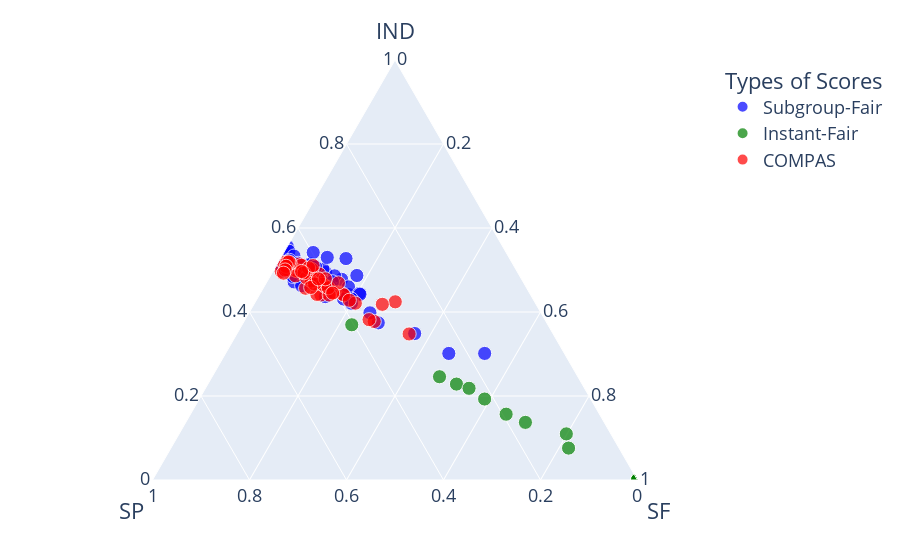

This figure's notebook cell:
### Code cell
metric=pd.read_csv("COMPAS3_metric.csv")
metric=metric.replace('subgroup-fair','Subgroup-Fair')
metric=metric.replace('instant-fair','Instant-Fair')
metric=metric.reindex(index=[0,2,1]+[*range(3,metric.shape[0])])
fig = px.scatter_ternary(metric, a="IND", b="SP", c="SF", hover_name="type",
color="type", size=[2]*150,size_max=10,color_discrete_map = {"COMPAS": "red", "Subgroup-Fair": "blue","Instant-Fair":"green"},
labels={'type':'Types of Scores'})

fig.update_layout(
    font=dict(
        size=18,
    )
)

plt.rcParams['pdf.fonttype'] = 42
plt.rcParams['ps.fonttype'] = 42
fig.show()
fig.write_image("compas_metric.pdf")

### Figure 1 — Plotly figure (JSON) as saved in the notebook; plotly's stock layout.template omitted (floating-point values rounded to 4 significant figures)
{"data": [{"a": [0.2248, 0.3207, 0.3242, 0.2618, 0.3296, 0.1523, 0.2935, 0.3787, 0.3618, 0.4346, 0.2364, 0.3631, 0.3493, 0.3351, 0.3651, 0.3505, 0.4411, 0.2883, 0.4519, 0.3008, 0.2505, 0.2152, 0.2976, 0.1904, 0.2493, 0.2843, 0.2596, 0.314, 0.1418, 0.3026, 0.3464, 0.3601, 0.2572, 0.4067, 0.3236, 0.3431, 0.2466, 0.4473, 0.3398, 0.2812, 0.1747, 0.3429, 0.2783, 0.2758, 0.2749, 0.3045, 0.2933, 0.5592, 0.4465, 0.3735], "b": [0.2251, 0.2491, 0.2814, 0.2222, 0.306, 0.122, 0.246, 0.3551, 0.3155, 0.3458, 0.2283, 0.362, 0.2742, 0.2955, 0.2976, 0.3176, 0.3561, 0.2523, 0.4064, 0.2754, 0.1983, 0.1719, 0.2638, 0.1513, 0.1974, 0.2526, 0.2233, 0.2865, 0.07737, 0.2448, 0.2839, 0.2983, 0.2243, 0.3494, 0.2887, 0.3007, 0.1578, 0.4286, 0.2496, 0.2405, 0.1382, 0.2803, 0.1968, 0.253, 0.239, 0.2536, 0.2019, 0.5451, 0.3903, 0.3368], "c": [0.02676, 0.1014, 0.125, 0.1086, 0.2452, 0.0338, 9.516e-09, 0.006977, 0.08919, 0.1647, 0.02294, 0.05986, 0.09514, 0.03711, 0.04773, 0.1453, 0.06034, 0.02885, 0.03454, 0.02422, 0.1153, 1.067e-08, 0.1865, 0.08901, 0.04986, 0.06462, 0.03938, 0.08802, 0.2513, 0.04938, 0.005684, 0.01698, 0.01031, 0.04607, 0.03125, 0.1024, 0.06331, 0.02288, 0.03799, 0.02338, 0.2669, 0.36, 0.05005, 0.01389, 0.1239, 0.0871, 0.1071, 0.1766, 0.09585, 0.1773], "hovertemplate": "<b>%{hovertext}</b><br><br>Types of Scores=Subgroup-Fair<br>IND=%{a}<br>SP=%{b}<br>SF=%{c}<br>size=%{marker.size}<extra></extra>", "hovertext": ["Subgroup-Fair", "Subgroup-Fair", "Subgroup-Fair", "Subgroup-Fair", "Subgroup-Fair", "Subgroup-Fair", "Subgroup-Fair", "Subgroup-Fair", "Subgroup-Fair", "Subgroup-Fair", "Subgroup-Fair", "Subgroup-Fair", "Subgroup-Fair", "Subgroup-Fair", "Subgroup-Fair", "Subgroup-Fair", "Subgroup-Fair", "Subgroup-Fair", "Subgroup-Fair", "Subgroup-Fair", "Subgroup-Fair", "Subgroup-Fair", "Subgroup-Fair", "Subgroup-Fair", "Subgroup-Fair", "Subgroup-Fair", "Subgroup-Fair", "Subgroup-Fair", "Subgroup-Fair", "Subgroup-Fair", "Subgroup-Fair", "Subgroup-Fair", "Subgroup-Fair", "Subgroup-Fair", "Subgroup-Fair", "Subgroup-Fair", "Subgroup-Fair", "Subgroup-Fair", "Subgroup-Fair", "Subgroup-Fair", "Subgroup-Fair", "Subgroup-Fair", "Subgroup-Fair", "Subgroup-Fair", "Subgroup-Fair", "Subgroup-Fair", "Subgroup-Fair", "Subgroup-Fair", "Subgroup-Fair", "Subgroup-Fair"], "legendgroup": "Subgroup-Fair", "marker": {"color": "blue", "size": [2, 2, 2, 2, 2, 2, 2, 2, 2, 2, 2, 2, 2, 2, 2, 2, 2, 2, 2, 2, 2, 2, 2, 2, 2, 2, 2, 2, 2, 2, 2, 2, 2, 2, 2, 2, 2, 2, 2, 2, 2, 2, 2, 2, 2, 2, 2, 2, 2, 2], "sizemode": "area", "sizeref": 0.02, "symbol": "circle"}, "mode": "markers", "name": "Subgroup-Fair", "showlegend": true, "subplot": "ternary", "type": "scatterternary"}, {"a": [0.1064, 0.0989, 0, 0, 0, 0.04651, 0.1146, 0, 0.02299, 0, 0, 0, 0.02353, 0, 0, 0, 0, 0, 0, 0, 0, 0, 0, 0.02222, 0, 0, 0, 0, 0, 0, 0, 0, 0, 0, 0.03488, 0, 0, 0, 0, 0, 0.07527, 0, 0, 0, 0, 0, 0, 0, 0, 0], "b": [0.1164, 0.1122, 2.592e-09, 1.701e-09, 9.827e-10, 0.05074, 0.1329, 2.673e-09, 0.01923, 2.305e-09, 2.369e-09, 4.303e-09, 0.03226, 5.66e-10, 1.73e-09, 2.104e-09, 1.424e-09, 3.03e-09, 4.229e-09, 2.814e-09, 2.305e-09, 2.308e-09, 2.104e-09, 0.02632, 2.637e-09, 1.424e-09, 4.383e-09, 6.62e-10, 3.047e-09, 1.742e-09, 1.942e-09, 1.032e-09, 3.407e-09, 5.447e-10, 0.04286, 2.273e-09, 8.013e-10, 3.571e-09, 1.61e-09, 1.471e-09, 0.08542, 1.424e-09, 4.342e-10, 2.183e-09, 2.02e-09, 0, 1.16e-09, 1.628e-09, 5.66e-10, 2.936e-09], "c": [0.06509, 0.222, 0.1229, 0.1503, 0.1509, 0.1158, 0.2185, 0.09381, 0.1672, 0.2134, 0.03043, 0.006329, 0.2541, 0.1205, 0.1851, 0.1143, 0.2158, 0.1105, 0.1265, 0.1019, 0.1627, 0.1252, 0.1694, 0.1134, 0.1435, 0.1225, 0.1094, 0.1322, 0.209, 0.1641, 0.1596, 0.1784, 0.09406, 0.1912, 0.1449, 0.1389, 0.242, 0.08889, 0.2203, 0.1177, 0.2298, 0.2896, 0.1825, 0.07819, 0.1521, 0.1715, 0.2313, 0.09434, 0.2339, 0.1621], "hovertemplate": "<b>%{hovertext}</b><br><br>Types of Scores=Instant-Fair<br>IND=%{a}<br>SP=%{b}<br>SF=%{c}<br>size=%{marker.size}<extra></extra>", "hovertext": ["Instant-Fair", "Instant-Fair", "Instant-Fair", "Instant-Fair", "Instant-Fair", "Instant-Fair", "Instant-Fair", "Instant-Fair", "Instant-Fair", "Instant-Fair", "Instant-Fair", "Instant-Fair", "Instant-Fair", "Instant-Fair", "Instant-Fair", "Instant-Fair", "Instant-Fair", "Instant-Fair", "Instant-Fair", "Instant-Fair", "Instant-Fair", "Instant-Fair", "Instant-Fair", "Instant-Fair", "Instant-Fair", "Instant-Fair", "Instant-Fair", "Instant-Fair", "Instant-Fair", "Instant-Fair", "Instant-Fair", "Instant-Fair", "Instant-Fair", "Instant-Fair", "Instant-Fair", "Instant-Fair", "Instant-Fair", "Instant-Fair", "Instant-Fair", "Instant-Fair", "Instant-Fair", "Instant-Fair", "Instant-Fair", "Instant-Fair", "Instant-Fair", "Instant-Fair", "Instant-Fair", "Instant-Fair", "Instant-Fair", "Instant-Fair"], "legendgroup": "Instant-Fair", "marker": {"color": "green", "size": [2, 2, 2, 2, 2, 2, 2, 2, 2, 2, 2, 2, 2, 2, 2, 2, 2, 2, 2, 2, 2, 2, 2, 2, 2, 2, 2, 2, 2, 2, 2, 2, 2, 2, 2, 2, 2, 2, 2, 2, 2, 2, 2, 2, 2, 2, 2, 2, 2, 2], "sizemode": "area", "sizeref": 0.02, "symbol": "circle"}, "mode": "markers", "name": "Instant-Fair", "showlegend": true, "subplot": "ternary", "type": "scatterternary"}, {"a": [0.1687, 0.4635, 0.3505, 0.3008, 0.3707, 0.222, 0.2622, 0.4137, 0.3388, 0.569, 0.3759, 0.3631, 0.5061, 0.4165, 0.4984, 0.3378, 0.5226, 0.3495, 0.4947, 0.3935, 0.3968, 0.2748, 0.4868, 0.2571, 0.462, 0.3293, 0.332, 0.3493, 0.2463, 0.3545, 0.4254, 0.5359, 0.3877, 0.3529, 0.2975, 0.4746, 0.3994, 0.5063, 0.4415, 0.2964, 0.2348, 0.4696, 0.3904, 0.433, 0.3637, 0.3429, 0.3072, 0.6195, 0.4465, 0.4285], "b": [0.1686, 0.3966, 0.3211, 0.2627, 0.3477, 0.1998, 0.2197, 0.4061, 0.2963, 0.5157, 0.3678, 0.3616, 0.4542, 0.3927, 0.4538, 0.3179, 0.4473, 0.3156, 0.4495, 0.3738, 0.3769, 0.2444, 0.4335, 0.2267, 0.4094, 0.3028, 0.2956, 0.321, 0.1668, 0.3167, 0.3762, 0.4951, 0.3558, 0.3135, 0.2654, 0.4399, 0.3353, 0.4911, 0.3724, 0.2649, 0.2005, 0.3824, 0.3162, 0.4126, 0.3255, 0.2893, 0.2328, 0.6085, 0.3903, 0.3909], "c": [0.03228, 0.04167, 0.01136, 0.1162, 0.2637, 0.07498, 0.05246, 0.119, 0.1336, 0.05842, 0.01282, 0.0969, 0.136, 0.1362, 0.04773, 0.01844, 0.05281, 0.06453, 0.009929, 0.04198, 0.2657, 0.06375, 0.09438, 0.1268, 0.02258, 0.05996, 0.0119, 0.0668, 0.1674, 0.08964, 0.01768, 0.02217, 0.06165, 0.1582, 0.08685, 0.1024, 0.06204, 0.1071, 0.06073, 0.03952, 0.2398, 0.1488, 0.05787, 0.02033, 0.04345, 0.08368, 0.1944, 0.02995, 0.09585, 0.1434], "hovertemplate": "<b>%{hovertext}</b><br><br>Types of Scores=COMPAS<br>IND=%{a}<br>SP=%{b}<br>SF=%{c}<br>size=%{marker.size}<extra></extra>", "hovertext": ["COMPAS", "COMPAS", "COMPAS", "COMPAS", "COMPAS", "COMPAS", "COMPAS", "COMPAS", "COMPAS", "COMPAS", "COMPAS", "COMPAS", "COMPAS", "COMPAS", "COMPAS", "COMPAS", "COMPAS", "COMPAS", "COMPAS", "COMPAS", "COMPAS", "COMPAS", "COMPAS", "COMPAS", "COMPAS", "COMPAS", "COMPAS", "COMPAS", "COMPAS", "COMPAS", "COMPAS", "COMPAS", "COMPAS", "COMPAS", "COMPAS", "COMPAS", "COMPAS", "COMPAS", "COMPAS", "COMPAS", "COMPAS", "COMPAS", "COMPAS", "COMPAS", "COMPAS", "COMPAS", "COMPAS", "COMPAS", "COMPAS", "COMPAS"], "legendgroup": "COMPAS", "marker": {"color": "red", "size": [2, 2, 2, 2, 2, 2, 2, 2, 2, 2, 2, 2, 2, 2, 2, 2, 2, 2, 2, 2, 2, 2, 2, 2, 2, 2, 2, 2, 2, 2, 2, 2, 2, 2, 2, 2, 2, 2, 2, 2, 2, 2, 2, 2, 2, 2, 2, 2, 2, 2], "sizemode": "area", "sizeref": 0.02, "symbol": "circle"}, "mode": "markers", "name": "COMPAS", "showlegend": true, "subplot": "ternary", "type": "scatterternary"}], "layout": {"font": {"size": 18}, "legend": {"itemsizing": "constant", "title": {"text": "Types of Scores"}, "tracegroupgap": 0}, "margin": {"t": 60}, "ternary": {"aaxis": {"title": {"text": "IND"}}, "baxis": {"title": {"text": "SP"}}, "caxis": {"title": {"text": "SF"}}, "domain": {"x": [0, 1], "y": [0, 1]}}}}
